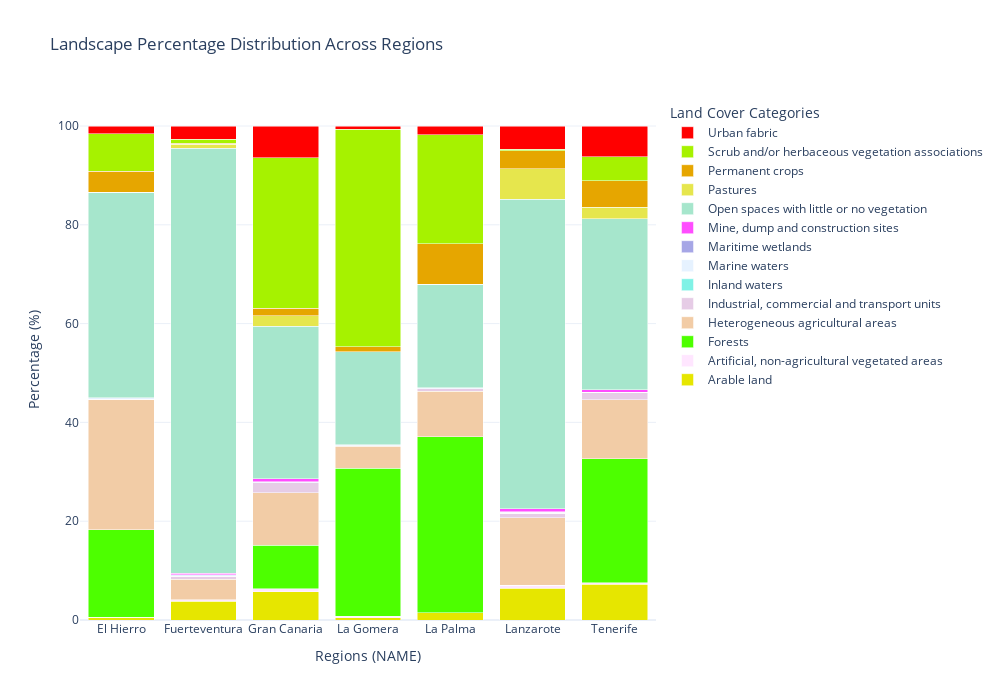

Notebook source saved alongside this figure:
### Markdown cell above
# Stacked Bar Chart (using Plotly)

### Code cell
# Step 8: Plot Stacked Bar Chart (Plotly)
def plot_stacked_bar_chart_plotly(aggregated_data, clc_legend, selected_label):
    unique_labels = aggregated_data["SelectedLabel"].unique()
    filtered_legend = clc_legend[clc_legend[selected_label].isin(unique_labels)]

    def parse_rgb(rgb_str):
        return f"rgb({','.join(rgb_str.split('-'))})"

    filtered_legend["RGB_Tuple"] = filtered_legend["RGB"].apply(parse_rgb)
    label_to_color = dict(zip(filtered_legend[selected_label], filtered_legend["RGB_Tuple"]))

    pivot_data_percentage = aggregated_data.pivot(
        index="NAME", columns="SelectedLabel", values="PixelPercentage"
    ).fillna(0)

    fig = go.Figure()

    for label in pivot_data_percentage.columns:
        fig.add_trace(go.Bar(
            x=pivot_data_percentage.index, y=pivot_data_percentage[label],
            name=label, marker_color=label_to_color[label],
            hovertemplate="%{y:.2f}%",  # Format hover label with 1 decimal place and percentage sign
        ))

    fig.update_layout(
        height=700, width=1000, barmode='stack', title="Landscape Percentage Distribution Across Regions",
        xaxis_title="Regions (NAME)", yaxis_title="Percentage (%)", legend_title="Land Cover Categories",
        hovermode="x unified", template="plotly_white"
    )

    fig.show()

# Plot stacked bar chart (Plotly)
plot_stacked_bar_chart_plotly(aggregated_data, clc_legend, selected_label)

### Figure 1 — Plotly figure (JSON) as saved in the notebook; plotly's stock layout.template omitted (floating-point values rounded to 4 significant figures)
{"data": [{"hovertemplate": "%{y:.2f}%", "marker": {"color": "rgb(230,230,000)"}, "name": "Arable land", "type": "bar", "x": ["El Hierro", "Fuerteventura", "Gran Canaria", "La Gomera", "La Palma", "Lanzarote", "Tenerife"], "y": [0.5671, 3.759, 5.766, 0.4948, 1.478, 6.396, 7.266]}, {"hovertemplate": "%{y:.2f}%", "marker": {"color": "rgb(255,230,255)"}, "name": "Artificial, non-agricultural vegetated areas", "type": "bar", "x": ["El Hierro", "Fuerteventura", "Gran Canaria", "La Gomera", "La Palma", "Lanzarote", "Tenerife"], "y": [0, 0.343, 0.5528, 0.2583, 0.03398, 0.6544, 0.3061]}, {"hovertemplate": "%{y:.2f}%", "marker": {"color": "rgb(077,255,000)"}, "name": "Forests", "type": "bar", "x": ["El Hierro", "Fuerteventura", "Gran Canaria", "La Gomera", "La Palma", "Lanzarote", "Tenerife"], "y": [17.71, 0, 8.838, 29.97, 35.54, 0, 25.09]}, {"hovertemplate": "%{y:.2f}%", "marker": {"color": "rgb(242,204,166)"}, "name": "Heterogeneous agricultural areas", "type": "bar", "x": ["El Hierro", "Fuerteventura", "Gran Canaria", "La Gomera", "La Palma", "Lanzarote", "Tenerife"], "y": [26.26, 4.115, 10.64, 4.421, 9.278, 13.62, 11.93]}, {"hovertemplate": "%{y:.2f}%", "marker": {"color": "rgb(230,204,230)"}, "name": "Industrial, commercial and transport units", "type": "bar", "x": ["El Hierro", "Fuerteventura", "Gran Canaria", "La Gomera", "La Palma", "Lanzarote", "Tenerife"], "y": [0.1045, 0.6552, 1.943, 0.09788, 0.4629, 0.891, 1.361]}, {"hovertemplate": "%{y:.2f}%", "marker": {"color": "rgb(128,242,230)"}, "name": "Inland waters", "type": "bar", "x": ["El Hierro", "Fuerteventura", "Gran Canaria", "La Gomera", "La Palma", "Lanzarote", "Tenerife"], "y": [0, 0, 0.08712, 0, 0.05804, 0, 0]}, {"hovertemplate": "%{y:.2f}%", "marker": {"color": "rgb(230,242,255)"}, "name": "Marine waters", "type": "bar", "x": ["El Hierro", "Fuerteventura", "Gran Canaria", "La Gomera", "La Palma", "Lanzarote", "Tenerife"], "y": [0.3955, 0.2695, 0.139, 0.2094, 0.1628, 0.2651, 0.1577]}, {"hovertemplate": "%{y:.2f}%", "marker": {"color": "rgb(166,166,230)"}, "name": "Maritime wetlands", "type": "bar", "x": ["El Hierro", "Fuerteventura", "Gran Canaria", "La Gomera", "La Palma", "Lanzarote", "Tenerife"], "y": [0, 0.02046, 0, 0, 0, 0.05562, 0]}, {"hovertemplate": "%{y:.2f}%", "marker": {"color": "rgb(255,077,255)"}, "name": "Mine, dump and construction sites", "type": "bar", "x": ["El Hierro", "Fuerteventura", "Gran Canaria", "La Gomera", "La Palma", "Lanzarote", "Tenerife"], "y": [0, 0.3424, 0.6585, 0, 0.03964, 0.6674, 0.4755]}, {"hovertemplate": "%{y:.2f}%", "marker": {"color": "rgb(166,230,204)"}, "name": "Open spaces with little or no vegetation", "type": "bar", "x": ["El Hierro", "Fuerteventura", "Gran Canaria", "La Gomera", "La Palma", "Lanzarote", "Tenerife"], "y": [41.51, 85.94, 30.83, 18.87, 20.87, 62.62, 34.63]}, {"hovertemplate": "%{y:.2f}%", "marker": {"color": "rgb(230,230,077)"}, "name": "Pastures", "type": "bar", "x": ["El Hierro", "Fuerteventura", "Gran Canaria", "La Gomera", "La Palma", "Lanzarote", "Tenerife"], "y": [0, 0.8869, 2.163, 0, 0, 6.204, 2.315]}, {"hovertemplate": "%{y:.2f}%", "marker": {"color": "rgb(230,166,000)"}, "name": "Permanent crops", "type": "bar", "x": ["El Hierro", "Fuerteventura", "Gran Canaria", "La Gomera", "La Palma", "Lanzarote", "Tenerife"], "y": [4.261, 0.2082, 1.524, 0.9679, 8.203, 3.607, 5.365]}, {"hovertemplate": "%{y:.2f}%", "marker": {"color": "rgb(166,242,000)"}, "name": "Scrub and/or herbaceous vegetation associations", "type": "bar", "x": ["El Hierro", "Fuerteventura", "Gran Canaria", "La Gomera", "La Palma", "Lanzarote", "Tenerife"], "y": [7.649, 0.7346, 30.42, 44.06, 22.12, 0.2923, 4.918]}, {"hovertemplate": "%{y:.2f}%", "marker": {"color": "rgb(255,000,000)"}, "name": "Urban fabric", "type": "bar", "x": ["El Hierro", "Fuerteventura", "Gran Canaria", "La Gomera", "La Palma", "Lanzarote", "Tenerife"], "y": [1.537, 2.721, 6.434, 0.6471, 1.757, 4.724, 6.183]}], "layout": {"barmode": "stack", "height": 700, "hovermode": "x unified", "legend": {"title": {"text": "Land Cover Categories"}}, "title": {"text": "Landscape Percentage Distribution Across Regions"}, "width": 1000, "xaxis": {"autorange": true, "range": [-0.5, 6.5], "title": {"text": "Regions (NAME)"}, "type": "category"}, "yaxis": {"autorange": true, "range": [0, 105.3], "title": {"text": "Percentage (%)"}, "type": "linear"}}}
